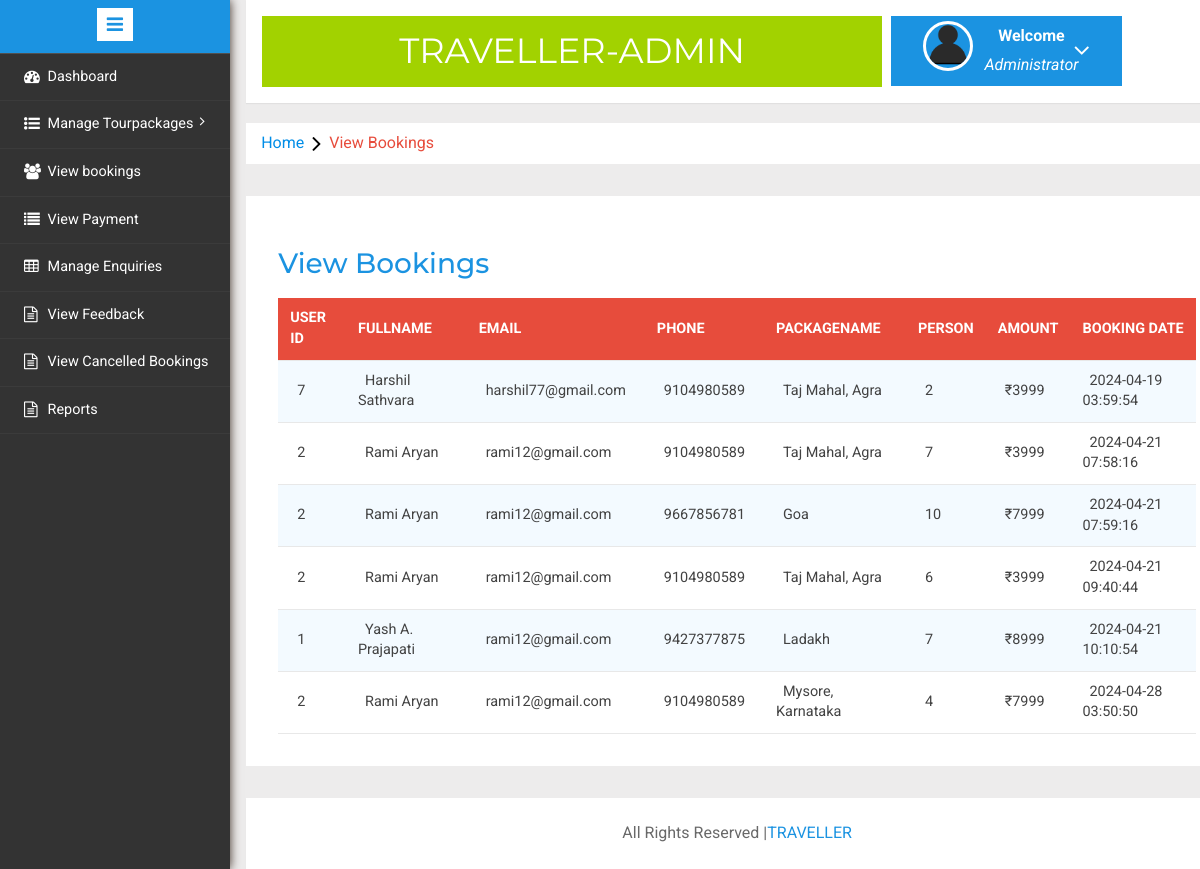
/admin/viewbookings.php, run on the app's committed database.
### tables this page shows
CREATE TABLE `booking` (
  `bookingid` int(20) NOT NULL,
  `userid` int(20) NOT NULL,
  `fullname` varchar(50) NOT NULL,
  `email` varchar(30) NOT NULL,
  `phone` varchar(20) NOT NULL,
  `packagename` varchar(30) NOT NULL,
  `person` int(10) NOT NULL,
  `amount` varchar(30) NOT NULL,
  `bookingdate` timestamp NOT NULL DEFAULT current_timestamp()
);

### admin/viewbookings.php (the view, shortened to what this page needs)
<!DOCTYPE HTML>
<html>
<head>
	<link href="css/bootstrap.min.css" rel='stylesheet' type='text/css' />
	<link href="css/style.css" rel='stylesheet' type='text/css' />
	<link rel="stylesheet" href="css/morris.css" type="text/css" />
	<link href="css/font-awesome.css" rel="stylesheet">
	<link rel="stylesheet" type="text/css" href="css/table-style.css" />
	<link rel="stylesheet" type="text/css" href="css/basictable.css" />
	<link rel="stylesheet" href="css/icon-font.min.css" type='text/css' />
</head>
<body>
	<div class="page-container">
		<div class="left-content">
			<div class="mother-grid-inner">
				<?php include('includes/header.php'); ?>
			</div>
			<ol class="breadcrumb">
				<li class="breadcrumb-item"><a href="index.html">Home</a><i class="fa fa-angle-right"></i>View Bookings</li>
			</ol>
			<div class="agile-grids">
				<div class="agile-tables">
					<div class="w3l-table-info">
						<h2>View Bookings</h2>
						<table id="table">
							<thead>
								<tr>
									<th>User ID</th>
									<th>Fullname</th>
									<th>Email</th>
									<th>Phone</th>
									<th>Packagename</th>
									<th>Person</th>
									<th>Amount</th>
									<th>Booking Date</th>
								</tr>
							</thead>
							<tbody>
								<?php
								$sql = "SELECT * FROM booking";
								$result = $conn->query($sql);
								if ($result->num_rows > 0) {
									while ($row = $result->fetch_assoc()) {
										echo "<tr>";
										echo "<td>" . $row["userid"] . "</td>";
										echo "<td>" . $row["fullname"] . "</td>";
										echo "<td>" . $row["email"] . "</td>";
										echo "<td>" . $row["phone"] . "</td>";
										echo "<td>" . $row["packagename"] . "</td>";
										echo "<td>" . $row["person"] . "</td>";
										echo "<td>₹" . $row["amount"] . "</td>";
										echo "<td>" . $row["bookingdate"] . "</td>";
										echo "</tr>";
									}
								} else {
									echo "0 results";
								}
								?>
							</tbody>
						</table>
					</div>
				</div>
				<?php include('includes/footer.php'); ?>
			</div>
		</div>
		<?php include('includes/sidebarmenu.php'); ?>
	</div>
</body>
</html>

### admin/css/table-style.css (style rules this page uses)
table { background: white; border-collapse: collapse; margin: 1.25em 0 0; width: 100%; }
table tr, table th, table td { border: none; border-bottom: 1px solid #e8e8e8; font-size: .95em; }
table th, table td { padding: 10px 12px; text-align: left; }
table th { background: #e74c3c; color: #fff; text-transform: uppercase; }
table tr td { background: #f3faff; color: #424242; }
table tr:nth-of-type(2n+2) td { background: #ffffff; }
table { width: 100%; }

### data on the page
booking: userid "7", fullname "Harshil Sathvara", email "harshil77@gmail.com", phone "9104980589", packagename "Taj Mahal, Agra", person "2", amount "3999", bookingdate "2024-04-19 03:59:54"
booking: userid "2", fullname "Rami Aryan", email "rami12@gmail.com", phone "9104980589", packagename "Taj Mahal, Agra", person "7", amount "3999", bookingdate "2024-04-21 07:58:16"
booking: userid "2", fullname "Rami Aryan", email "rami12@gmail.com", phone "9667856781", packagename "Goa", person "10", amount "7999", bookingdate "2024-04-21 07:59:16"
booking: userid "2", fullname "Rami Aryan", email "rami12@gmail.com", phone "9104980589", packagename "Taj Mahal, Agra", person "6", amount "3999", bookingdate "2024-04-21 09:40:44"
booking: userid "1", fullname "Yash A. Prajapati", email "rami12@gmail.com", phone "9427377875", packagename "Ladakh", person "7", amount "8999", bookingdate "2024-04-21 10:10:54"
booking: userid "2", fullname "Rami Aryan", email "rami12@gmail.com", phone "9104980589", packagename "Mysore, Karnataka", person "4", amount "7999", bookingdate "2024-04-28 03:50:50"
